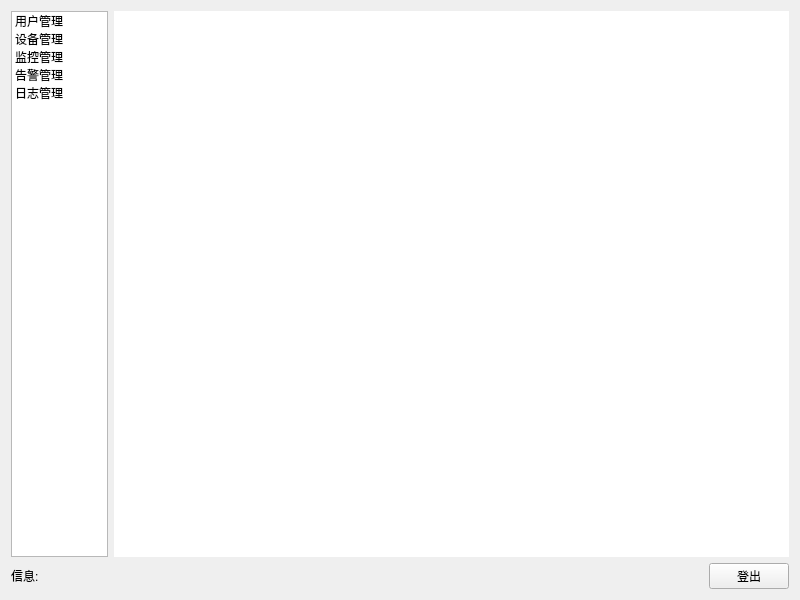
<?xml version="1.0" encoding="UTF-8"?>
<ui version="4.0">
 <class>myWidget</class>
 <widget class="QWidget" name="myWidget">
  <property name="geometry">
   <rect>
    <x>0</x>
    <y>0</y>
    <width>800</width>
    <height>600</height>
   </rect>
  </property>
  <property name="windowTitle">
   <string>myWidget</string>
  </property>
  <layout class="QVBoxLayout" name="verticalLayout">
   <item>
    <layout class="QHBoxLayout" name="horizontalLayout" stretch="1,7">
     <item>
      <widget class="QListWidget" name="listWidget">
       <property name="styleSheet">
        <string notr="true">font: 25 16pt &quot;微软雅黑 Light&quot;;</string>
       </property>
       <item>
        <property name="text">
         <string>用户管理</string>
        </property>
       </item>
       <item>
        <property name="text">
         <string>设备管理</string>
        </property>
       </item>
       <item>
        <property name="text">
         <string>监控管理</string>
        </property>
       </item>
       <item>
        <property name="text">
         <string>告警管理</string>
        </property>
       </item>
       <item>
        <property name="text">
         <string>日志管理</string>
        </property>
       </item>
      </widget>
     </item>
     <item>
      <widget class="QStackedWidget" name="stackedWidget">
       <property name="styleSheet">
        <string notr="true">background-color: rgb(255, 255, 255);</string>
       </property>
       <widget class="QWidget" name="page"/>
       <widget class="QWidget" name="page_2"/>
      </widget>
     </item>
    </layout>
   </item>
   <item>
    <layout class="QHBoxLayout" name="horizontalLayout_2">
     <item>
      <widget class="QLabel" name="label">
       <property name="text">
        <string>信息:</string>
       </property>
      </widget>
     </item>
     <item>
      <widget class="QLabel" name="label_2">
       <property name="text">
        <string/>
       </property>
      </widget>
     </item>
     <item>
      <spacer name="horizontalSpacer">
       <property name="orientation">
        <enum>Qt::Horizontal</enum>
       </property>
       <property name="sizeHint" stdset="0">
        <size>
         <width>40</width>
         <height>20</height>
        </size>
       </property>
      </spacer>
     </item>
     <item>
      <widget class="QPushButton" name="pushButton">
       <property name="text">
        <string>登出</string>
       </property>
      </widget>
     </item>
    </layout>
   </item>
  </layout>
 </widget>
 <resources/>
 <connections>
  <connection>
   <sender>listWidget</sender>
   <signal>currentRowChanged(int)</signal>
   <receiver>stackedWidget</receiver>
   <slot>setCurrentIndex(int)</slot>
   <hints>
    <hint type="sourcelabel">
     <x>81</x>
     <y>299</y>
    </hint>
    <hint type="destinationlabel">
     <x>471</x>
     <y>299</y>
    </hint>
   </hints>
  </connection>
 </connections>
</ui>
